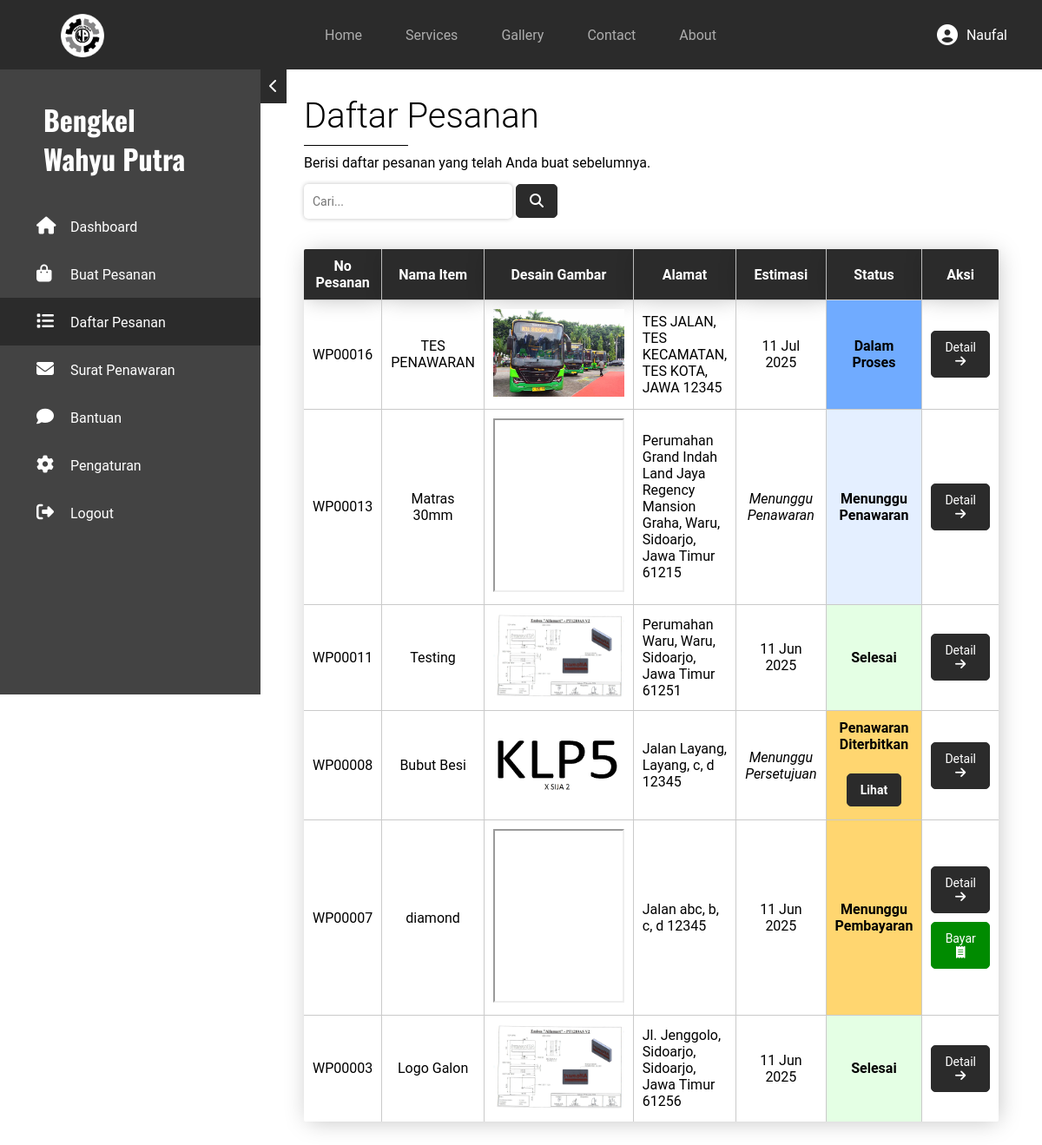
Screenshot of /dashboard/pages/my-order/index.php (signed in) with the database file from the repository.
### tables this page shows
CREATE TABLE `pemesanan` (
  `no_pesanan` int NOT NULL,
  `id_pelanggan` int NOT NULL,
  `waktu_pemesanan` datetime NOT NULL DEFAULT CURRENT_TIMESTAMP,
  `nama_jalan` varchar(100) NOT NULL,
  `kecamatan` varchar(50) NOT NULL,
  `kabupaten_kota` varchar(50) NOT NULL,
  `provinsi` varchar(30) NOT NULL,
  `kode_pos` char(5) NOT NULL,
  `detail` varchar(50) DEFAULT NULL,
  `id_service` int NOT NULL,
  `estimasi` date DEFAULT NULL,
  `status_pesanan` enum('Menunggu Penawaran','Penawaran Diterbitkan','Negosiasi Penawaran','Dalam Proses','Menunggu Pembayaran','Konfirmasi Pembayaran','Selesai') NOT NULL DEFAULT 'Menunggu Penawaran'
);

CREATE TABLE `pemesanan_item` (
  `id_item` int NOT NULL,
  `no_pesanan` int NOT NULL,
  `nama_item` varchar(30) NOT NULL,
  `desain_gambar` varchar(255) NOT NULL,
  `material` varchar(20) NOT NULL,
  `jumlah_item` int NOT NULL
);

### dashboard/pages/my-order/index.php (the view, shortened to what this page needs)
<?php
require_once $_SERVER['DOCUMENT_ROOT'] . "/includes/global/koneksi.php";
$query = "SELECT *, CONCAT('WP', LPAD(p.no_pesanan, 5, '0')) AS nomor_pesanan, p.waktu_pemesanan, CONCAT(p.nama_jalan,', ',p.kecamatan,', ',p.kabupaten_kota,', ',p.provinsi,' ',p.kode_pos) AS alamat_lengkap
    FROM pemesanan p
    JOIN service s
    ON p.id_service = s.id_service
    JOIN pemesanan_item pi
    ON p.no_pesanan = pi.no_pesanan
    WHERE id_pelanggan = ?
    ORDER BY p.no_pesanan DESC;";
$stmt = $conn->prepare($query);
$stmt->bind_param('i', $_SESSION['data']['id_pelanggan']);
$stmt->execute();
$result_pesanan = $stmt->get_result();
if ($result_pesanan->num_rows > 0) {
    $pesanan = [];
    while ($data = $result_pesanan->fetch_assoc()) {
        $pesanan[] = $data;
    }
} else {
    $pesanan = [];
}
?>
<!DOCTYPE html>
<html lang="en">
<head>
    <link rel="stylesheet" href="../../assets/css/global.css">
    <link rel="stylesheet" href="../../assets/css/user.css">
    <link rel="stylesheet" href="../../assets/fontawesome/css/all.css">
</head>
<body>
    <?php require_once $_SERVER['DOCUMENT_ROOT'] . "/includes/global/nav.php"; ?>
    <main class="daftarPesanan">
        <?php require_once $_SERVER['DOCUMENT_ROOT'] . "/includes/user/aside.php"; ?>
        <section class="utama">
            <div class="main-content">
                <h1>Daftar Pesanan</h1>
                <hr class="hr-standar" style="width: 10dvw">
                <p>Berisi daftar pesanan yang telah Anda buat sebelumnya.</p>
                <form action="./" method="post" class="search">
                    <input type="text" name="search" id="search" placeholder="Cari...">
                    <button type="submit">
                        <i class="fas fa-search" style="font-size: 1rem;"></i>
                    </button>
                </form>
                <table>
                    <thead>
                        <tr>
                            <th style="width: 10%;">No Pesanan</th>
                            <th style="width: 10%">Nama Item</th>
                            <th style="width: 30%;">Desain Gambar</th>
                            <th>Alamat</th>
                            <th>Estimasi</th>
                            <th style="width: 10%;">Status</th>
                            <th style="width: 10%;">Aksi</th>
                        </tr>
                    </thead>
                    <tbody>
                        <?php foreach ($pesanan as $row) { ?>
                            <tr>
                                <td id="<?= $row['no_pesanan'] ?>"><?= $row['nomor_pesanan'] ?></td>
                                <td><?= $row['nama_item'] ?></td>
                                <td>
                                    <?php
                                    $split = explode('.', $row['desain_gambar']);
                                    $ekstensi = $split[count($split) - 1];
                                    if ($ekstensi == 'pdf') { ?>
                                        <iframe src="../../uploads/desain/<?= $row['desain_gambar'] ?>" width="100%" height="200px"></iframe>
                                    <?php } else {
                                    ?>
                                        <img src="../../uploads/desain/<?= $row['desain_gambar'] ?>" alt="" style="width: 100%;">
                                    <?php } ?>
                                </td>
                                <td style="text-align: left;"><?= $row['alamat_lengkap'] ?></td>
                                <td>
                                    <?php
                                    if (!is_null($row['estimasi'])) {
                                        echo date('d M Y', strtotime($row['estimasi']));
                                    } elseif ($row['status_pesanan'] == 'Menunggu Penawaran') {
                                        echo '<em>Menunggu Penawaran</em>';
                                    } elseif ($row['status_pesanan'] == 'Penawaran Diterbitkan') {
                                        echo '<em>Menunggu Persetujuan</em>';
                                    } elseif ($row['status_pesanan'] == 'Negosiasi Penawaran') {
                                        echo '<em>-</em>';
                                    }
                                    ?>
                                </td>
                                <td style="font-weight: bold;
                                <?php
                                if ($row['status_pesanan'] == 'Menunggu Penawaran' || $row['status_pesanan'] == 'Konfirmasi Pembayaran') {
                                    echo 'background-color: #e4efff';
                                } elseif ($row['status_pesanan'] == 'Penawaran Diterbitkan') {
                                    echo 'background-color: #ffd670';
                                } elseif ($row['status_pesanan'] == 'Negosiasi Penawaran') {
                                    echo 'background-color: #ff7975';
                                } elseif ($row['status_pesanan'] == 'Dalam Proses') {
                                    echo 'background-color: #70abff';
                                } elseif ($row['status_pesanan'] == 'Menunggu Pembayaran') {
                                    echo 'background-color: #ffd670';
                                } else {
                                    echo 'background-color: #e4ffe4';
                                }
                                ?>
                                ">
                                    <?php
                                    echo $row['status_pesanan'];
                                    if ($row['status_pesanan'] == 'Penawaran Diterbitkan') {
                                        echo "<br><br><a href='../list-offer/'>Lihat</a>";
                                    }
                                    ?>
                                </td>
                                <td>
                                    <a href="detail/?detail=<?= $row['no_pesanan'] ?>">
                                        Detail
                                        <i class="fas fa-arrow-right"></i>
                                    </a>
                                    <?php if ($row['status_pesanan'] == 'Menunggu Pembayaran') : ?>
                                        <a class="agree" href="../payment/?no=<?= $row['no_pesanan'] ?>">
                                            Bayar
                                            <i class="fas fa-receipt"></i>
                                        </a>
                                    <?php endif ?>
                                </td>
                            </tr>
                        <?php }
                        ?>
                    </tbody>
                </table>
            </div>
        </section>
    </main>
</body>
</html>

### assets/css/global.css (style rules this page uses)
:root { --primary-color: #2b2b2b; --secondary-color: #faf9f6; }
* { margin: 0; padding: 0; font-family: "Roboto", serif; scroll-behavior: smooth; box-sizing: border-box; }
a { text-decoration: none; }
h1, h2, h3, p, strong, cite, hr, main img, header a, main a, input, label, select, option, textarea, em, strong, button, span { animation: coolTransition 0.9s; }
main { background-color: var(--secondary-color); }
.fas, .fab { font-size: 25px; }

### assets/css/user.css (style rules this page uses)
:root { --primary-color: #2b2b2b; --secondary-color: #faf9f6; }
main { background-color: white; display: grid; grid-template-columns: auto 1fr; }
.hr-standar { margin: 10px 0; border: none; border-top: 1px solid black; }
.utama { margin: 30px 50px; z-index: 2; }
.utama table tr { display: block; padding: 10px 0px; }
table a, .no-order a, .detailPesanan .utama a { background-color: var(--primary-color); color: white; padding: 10px 15px; border-radius: 5px; border: 1px solid var(--primary-color); display: inline-block; transition: .3s ease-in-out; font-size: 14px; }
table button, form button, form .bukti { background-color: var(--primary-color); color: white; padding: 10px 15px; border: none; border: 1px solid var(--primary-color); border-radius: 5px; cursor: pointer; transition: .3s; }
input, select { width: 100%; height: 40px; padding: 10px; border: none; border-radius: 5px; font-size: 14px; box-shadow: 0 0 5px rgba(0, 0, 0, 0.25); }
.utama h1 { font-size: 40px; font-weight: 300; }
.daftarPesanan table tr { display: table-row; text-align: center; border-bottom: 1px solid #cacaca; }
.daftarPesanan table { width: 100%; margin-top: 20px; border-spacing: 0; border-collapse: separate; border-radius: 2px; box-shadow: 2px 2px 25px -3px rgba(0, 0, 0, 0.25); overflow: hidden; }
.daftarPesanan table th, .daftarPesanan table tr:not(:last-child) td { border-bottom: 1px solid #cacaca; }
.daftarPesanan table th { padding: 10px; color: white; background-color: #2b2b2b; box-shadow: 2px 2px 25px -3px rgba(0, 0, 0, 0.25); }
.daftarPesanan table th:not(:last-child), .daftarPesanan table td:not(:last-child) { border-right: 1px solid #cacaca; }
.daftarPesanan table td { padding: 10px; }
.daftarPesanan table .fas { font-size: 14px; }
.daftarPesanan table td a { margin: 5px 0; }
.search input { margin: 15px 0; width: 30%; }
.agree { background-color: #008b00; border: 1px solid #008b00; }

### rows the page displays
pemesanan: nomor_pesanan "WP00016", pemesanan_item.nama_item "TES PENAWARAN", pemesanan_item.desain_gambar (picture), alamat_lengkap "TES JALAN, TES KECAMATAN, TES KOTA, JAWA 12345", estimasi "11 Jul 2025", status_pesanan "Dalam Proses"
pemesanan: nomor_pesanan "WP00013", pemesanan_item.nama_item "Matras 30mm", alamat_lengkap "Perumahan Grand Indah Land Jaya Regency Mansion Graha, Waru, Sidoarjo, Jawa Timur 61215", shows "Menunggu Penawaran", status_pesanan "Menunggu Penawaran"
pemesanan: nomor_pesanan "WP00011", pemesanan_item.nama_item "Testing", pemesanan_item.desain_gambar (picture), alamat_lengkap "Perumahan Waru, Waru, Sidoarjo, Jawa Timur 61251", estimasi "11 Jun 2025", status_pesanan "Selesai"
pemesanan: nomor_pesanan "WP00008", pemesanan_item.nama_item "Bubut Besi", pemesanan_item.desain_gambar (picture), alamat_lengkap "Jalan Layang, Layang, c, d 12345", shows "Menunggu Persetujuan", status_pesanan "Penawaran Diterbitkan", shows "Lihat"
pemesanan: nomor_pesanan "WP00007", pemesanan_item.nama_item "diamond", alamat_lengkap "Jalan abc, b, c, d 12345", estimasi "11 Jun 2025", status_pesanan "Menunggu Pembayaran"
pemesanan: nomor_pesanan "WP00003", pemesanan_item.nama_item "Logo Galon", pemesanan_item.desain_gambar (picture), alamat_lengkap "Jl. Jenggolo, Sidoarjo, Sidoarjo, Jawa Timur 61256", estimasi "11 Jun 2025", status_pesanan "Selesai"

### other values shown
$nama "Naufal"
